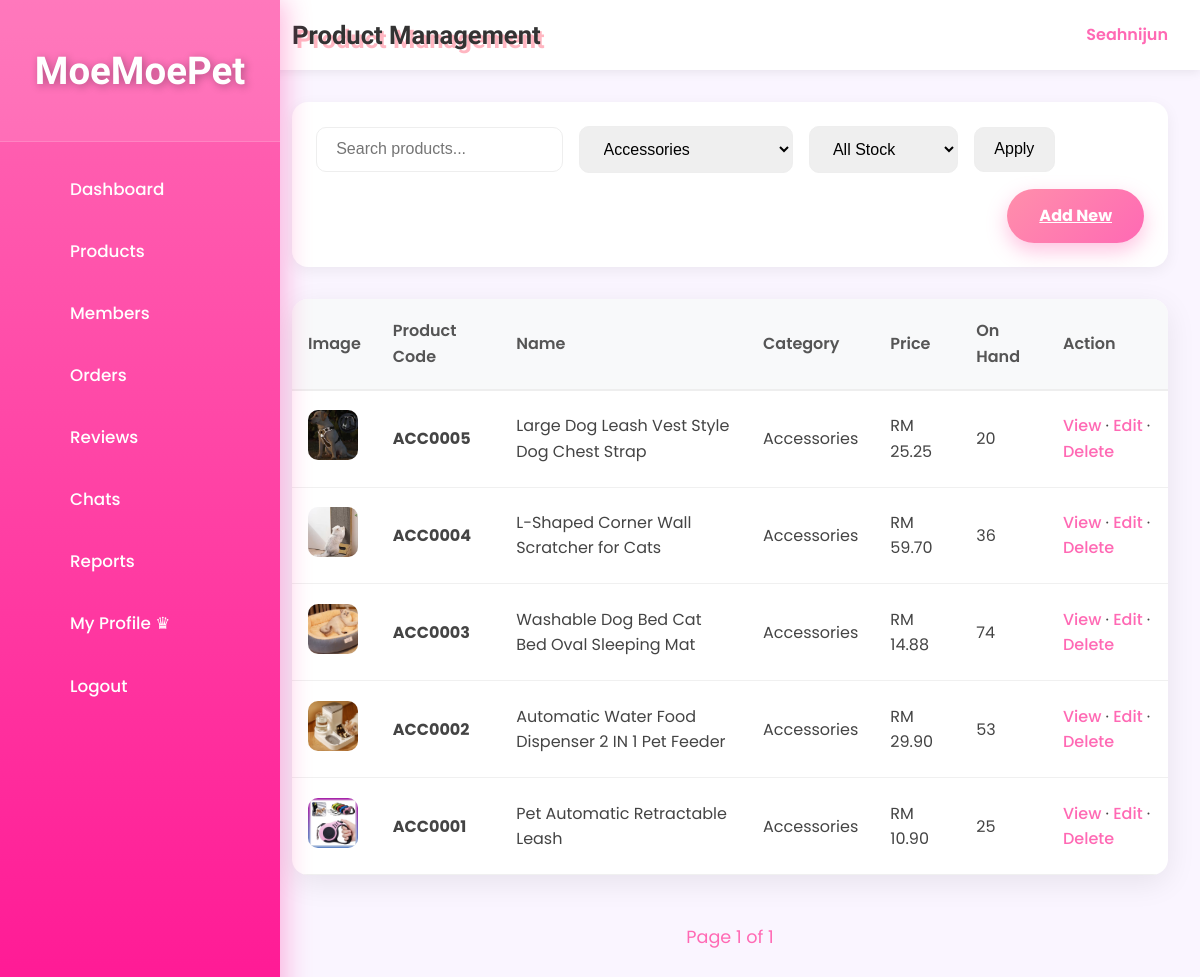
Page /admin/product_list.php?category=5 (signed in) on the earlier database version.
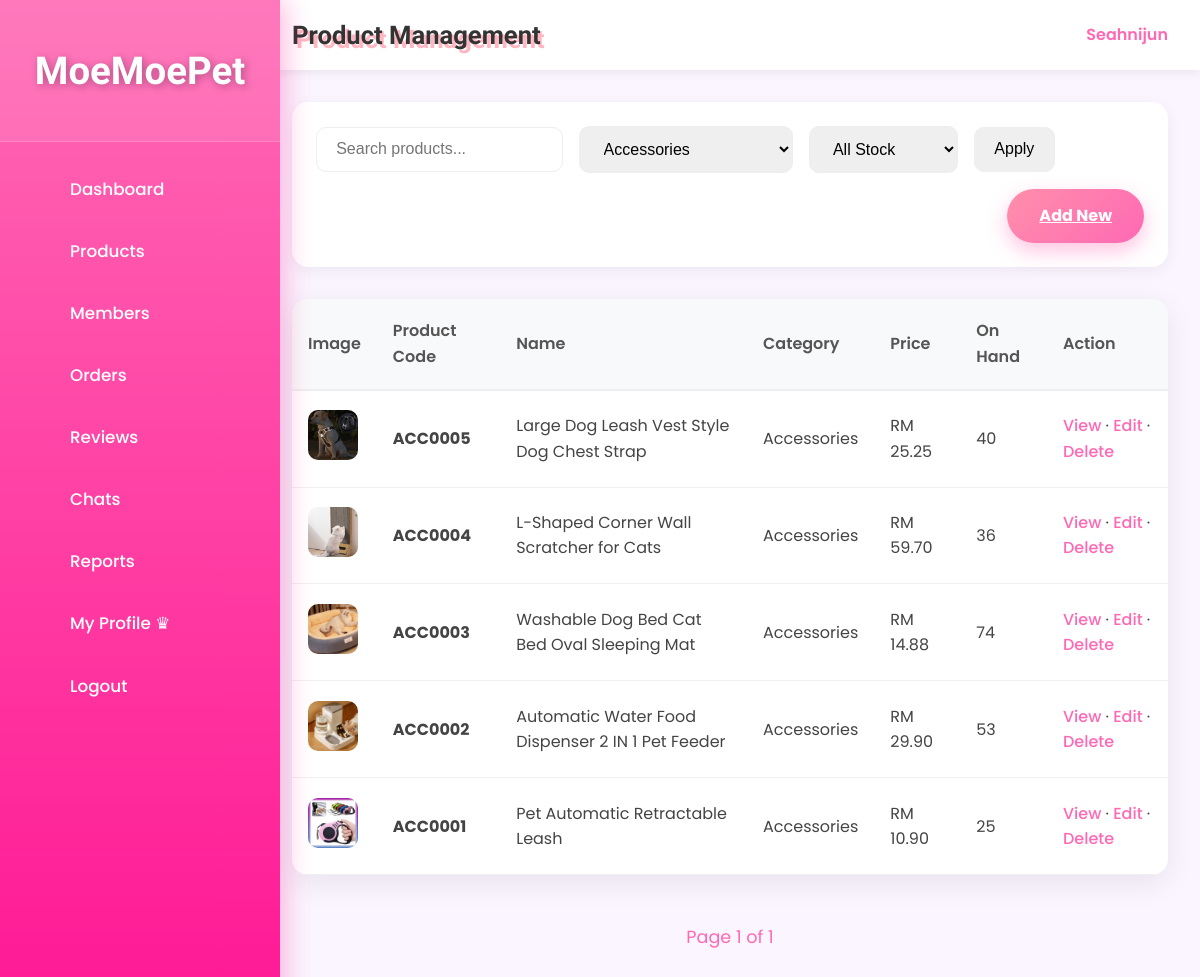
Same page on the later database version.
### tables this page shows
CREATE TABLE `product` (
  `product_id` int(11) NOT NULL,
  `product_code` varchar(20) NOT NULL,
  `product_name` varchar(200) NOT NULL,
  `description` text DEFAULT NULL,
  `price` decimal(10,2) NOT NULL,
  `stock_quantity` int(11) DEFAULT 0,
  `category_id` int(11) NOT NULL,
  `is_active` tinyint(1) DEFAULT 1,
  `created_at` datetime DEFAULT current_timestamp(),
  `updated_at` datetime DEFAULT current_timestamp() ON UPDATE current_timestamp(),
  `photo_name` varchar(255) NOT NULL,
  `average_rating` decimal(3,2) DEFAULT 0.00,
  `review_count` int(11) DEFAULT 0
);

CREATE TABLE `category` (
  `category_id` int(11) NOT NULL,
  `category_code` varchar(10) NOT NULL,
  `category_name` varchar(100) NOT NULL,
  `description` text DEFAULT NULL,
  `created_at` datetime DEFAULT current_timestamp()
);

### _base.php (called while the page is built, shortened)
<?php
function encode($value) {
    return htmlentities($value);
}
?>

### admin/product_list.php (the view, shortened to what the changed rows need)
<?php
require '../_base.php';
$page = max(1, (int)($_GET['page'] ?? 1));
$limit = (int)($_GET['limit'] ?? 5);
$offset = ($page - 1) * $limit;
$category = $_GET['category'] ?? '';
$where = "WHERE p.is_active = 1";
$params = [];
if ($category !== '') {
    $where .= " AND p.category_id = ?";
    $params[] = $category;
}
$sql = "SELECT p.*, c.category_name, c.category_code
        FROM product p
        JOIN category c ON p.category_id = c.category_id
        $where
        ORDER BY p.created_at DESC
        LIMIT $limit OFFSET $offset";
$stmt = $_db->prepare($sql);
$stmt->execute($params);
$products = $stmt->fetchAll();
?>
<!DOCTYPE html>
<html lang="en">
<head>
    <link rel="stylesheet" href="/css/app.css">
</head>
<body>
<div class="admin-layout">
    <aside class="admin-sidebar">
        <div class="logo">
            <h2>MoeMoePet</h2>
        </div>
    </aside>
    <main class="admin-main">
        <header class="admin-header">
            <h1>Product Management</h1>
        </header>
        <div class="table-card">
            <table>
                <thead>
                    <tr>
                        <th>Image</th>
                        <th>Product Code</th>
                        <th>Name</th>
                        <th>Category</th>
                        <th>Price</th>
                        <th>On Hand</th>
                        <th>Action</th>
                    </tr>
                </thead>
                <tbody>
                    <?php foreach ($products as $p): ?>
                    <tr>
                        <td>
                            <?php if ($p->photo_name): ?>
                                <img src="../admin/uploads/products/<?= encode($p->photo_name) ?>" class="photo_name" alt="photo_name" style="width:50px;height:50px;object-fit:cover;border-radius:10px;">
                            <?php else: ?>
                                <div style="width:50px;height:50px;background:#f0f0f0;border-radius:10px;"></div>
                            <?php endif; ?>
                        </td>
                        <td><strong><?= encode($p->product_code) ?></strong></td>
                        <td><?= encode($p->product_name) ?></td>
                        <td><?= encode($p->category_name) ?></td>
                        <td>RM <?= number_format($p->price, 2) ?></td>
                        <td class="<?= $p->stock_quantity == 0 ? 'out-stock' : ($p->stock_quantity <= 10 ? 'low-stock' : '') ?>">
                            <?= $p->stock_quantity ?>
                        <td class="action-links">
                            <a href="product_view.php?id=<?= $p->product_id ?>"
                            class="text-pink-500 hover:text-pink-700 hover:underline font-medium transition">
                            View
                        </a>
                        <span class="text-pink-300 mx-3">·</span>
                        <a href="product_edit.php?id=<?= $p->product_id ?>"
                            class="text-pink-500 hover:text-pink-700 hover:underline font-medium transition">
                            Edit
                        </a>
                        <span class="text-pink-300 mx-3">·</span>
                        <form method="post" action="product_delete.php" style="display:inline;"
                            onsubmit="return confirm('Are you sure you want to delete it completely?「<?= encode($p->product_name) ?>」？\n\nThis operation cannot be undone!');">
                            <button type="submit" class="delete-link">
                                Delete
                            </button>
                        </form>
                        </td>
                    </tr>
                    <?php endforeach; ?>
                </tbody>
            </table>
        </div>
    </main>
</div>
</body>
</html>

Differences in the rows shown:
changed product "ACC0005": stock_quantity "20" → "40"
